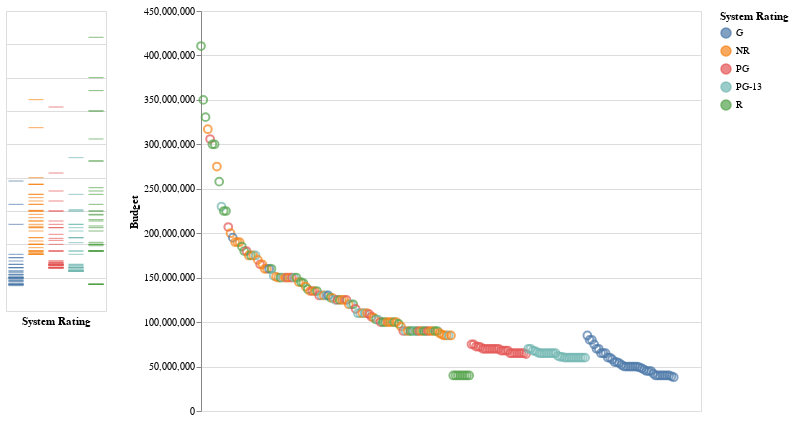

Here is the notebook cell this chart was saved with:
### Markdown cell above
This is the blueprint for creating the fivth visualization Budget of Movies, Altair will be used to create this graph.

__Blueprint:__
   - The format of the dataframe needed for this graph is the same as the previous datarame that was created.
   
   - The style of this graph is the Dot Dash Plot which is found in Altairs Gallery. It is a scatter plot with a x-axis and a y-axis. The y-axis shows the Budget of each movie and the x-axis is not visible. The Dot Dash plots are scatter plot with trick marks protraying the minute seperation of the amount of items in each category within the selection. To create a selection create a box by dragging the mouse. When the mouse hovers over the pionts it projects the name, system rating and the budget of the movie.

### Code cell
brush= alt.selection(type='interval')# creates selective box
base = alt.Chart(dataframe2).add_selection(brush)

# scatter plot
pionts1=base.mark_point(size=60).encode(
       x=alt.X('Range',title='',axis=None),# y-axis
       y = alt.Y('Budget:Q',title='Budget'),# x-axis
       # interactive shows name,system rating and revenue of movies selected
       tooltip=['Name','System Rating','Revenue of Movie'],
       # color of selective box
       color=alt.condition(brush,'System Rating',alt.value('grey'))).properties(height=400,width=500)

tick_axis=alt.Axis(labels=False,domain=False,ticks=False)# cretes dot dash plot

# dot dash plot
y_ticks=base.mark_tick().encode(
    alt.X('System Rating',axis=tick_axis),# x-axis
    alt.Y('Budget',axis=tick_axis,title=''),# y-axis
    # interactive shows name, system rating and revenue of movies selected
    tooltip = ['Name','System Rating','Revenue of Movie'],
    # color of selective box
    color=alt.condition(brush,'System Rating',alt.value('lightgrey')))
y_ticks|pionts1# the two graphs combined

### Figure 1 — Vega-Lite specification as saved in the notebook (floating-point values rounded to 4 significant figures; data arrays with more than 128 entries replaced by an {"elided": "..."} marker saying what was removed)
{"config": {"view": {"continuousWidth": 400, "continuousHeight": 300}}, "hconcat": [{"mark": "tick", "encoding": {"color": {"condition": {"type": "nominal", "field": "System Rating", "selection": "selector003"}, "value": "lightgrey"}, "tooltip": [{"type": "nominal", "field": "Name"}, {"type": "nominal", "field": "System Rating"}, {"type": "nominal", "field": "Revenue of Movie"}], "x": {"type": "nominal", "axis": {"domain": false, "labels": false, "ticks": false}, "field": "System Rating"}, "y": {"type": "quantitative", "axis": {"domain": false, "labels": false, "ticks": false}, "field": "Budget", "title": ""}}, "selection": {"selector003": {"type": "interval"}}}, {"mark": {"type": "point", "size": 60}, "encoding": {"color": {"condition": {"type": "nominal", "field": "System Rating", "selection": "selector003"}, "value": "grey"}, "tooltip": [{"type": "nominal", "field": "Name"}, {"type": "nominal", "field": "System Rating"}, {"type": "nominal", "field": "Revenue of Movie"}], "x": {"type": "quantitative", "axis": null, "field": "Range", "title": ""}, "y": {"type": "quantitative", "field": "Budget", "title": "Budget"}}, "height": 400, "selection": {"selector003": {"type": "interval"}}, "width": 500}], "data": {"name": "data-bc7cc8a9a1c65e72f070f6d5b365ebab"}, "$schema": "https://vega.github.io/schema/vega-lite/v4.8.1.json", "datasets": {"data-bc7cc8a9a1c65e72f070f6d5b365ebab": {"elided": "209 records"}}}
